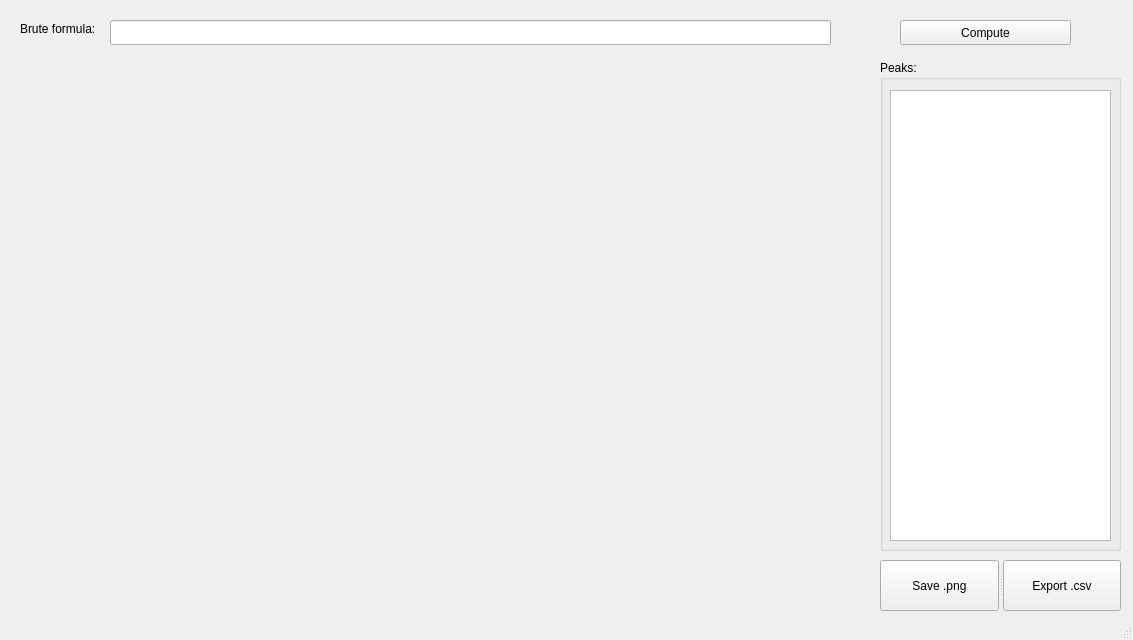
<?xml version="1.0" encoding="UTF-8"?>
<ui version="4.0">
 <class>MainWindow</class>
 <widget class="QMainWindow" name="MainWindow">
  <property name="geometry">
   <rect>
    <x>0</x>
    <y>0</y>
    <width>1133</width>
    <height>640</height>
   </rect>
  </property>
  <property name="windowTitle">
   <string>IsoMol</string>
  </property>
  <widget class="QWidget" name="centralwidget">
   <widget class="QWidget" name="mplWidget" native="true">
    <property name="geometry">
     <rect>
      <x>10</x>
      <y>60</y>
      <width>851</width>
      <height>551</height>
     </rect>
    </property>
   </widget>
   <widget class="QGroupBox" name="peakBox">
    <property name="geometry">
     <rect>
      <x>880</x>
      <y>60</y>
      <width>241</width>
      <height>491</height>
     </rect>
    </property>
    <property name="title">
     <string>Peaks:</string>
    </property>
    <widget class="QTableWidget" name="tableWidget">
     <property name="geometry">
      <rect>
       <x>10</x>
       <y>30</y>
       <width>221</width>
       <height>451</height>
      </rect>
     </property>
    </widget>
   </widget>
   <widget class="QLabel" name="label">
    <property name="geometry">
     <rect>
      <x>20</x>
      <y>20</y>
      <width>91</width>
      <height>17</height>
     </rect>
    </property>
    <property name="text">
     <string>Brute formula:</string>
    </property>
   </widget>
   <widget class="QPushButton" name="computeButton">
    <property name="geometry">
     <rect>
      <x>900</x>
      <y>20</y>
      <width>171</width>
      <height>25</height>
     </rect>
    </property>
    <property name="text">
     <string>Compute</string>
    </property>
   </widget>
   <widget class="QLineEdit" name="formulaEdit">
    <property name="geometry">
     <rect>
      <x>110</x>
      <y>20</y>
      <width>721</width>
      <height>25</height>
     </rect>
    </property>
   </widget>
   <widget class="QSplitter" name="splitter">
    <property name="geometry">
     <rect>
      <x>880</x>
      <y>560</y>
      <width>241</width>
      <height>51</height>
     </rect>
    </property>
    <property name="orientation">
     <enum>Qt::Horizontal</enum>
    </property>
    <widget class="QPushButton" name="saveButton">
     <property name="text">
      <string>Save .png</string>
     </property>
    </widget>
    <widget class="QPushButton" name="exportButton">
     <property name="text">
      <string>Export .csv</string>
     </property>
    </widget>
   </widget>
  </widget>
  <widget class="QStatusBar" name="statusbar"/>
 </widget>
 <resources/>
 <connections/>
</ui>
